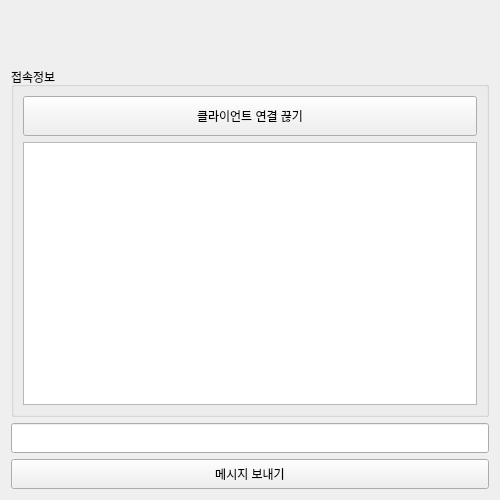
<?xml version="1.0" encoding="UTF-8"?>
<ui version="4.0">
 <class>Widget</class>
 <widget class="QWidget" name="Widget">
  <property name="geometry">
   <rect>
    <x>0</x>
    <y>0</y>
    <width>500</width>
    <height>500</height>
   </rect>
  </property>
  <property name="windowTitle">
   <string>Widget</string>
  </property>
  <layout class="QVBoxLayout" name="verticalLayout">
   <item>
    <layout class="QHBoxLayout" name="horizontalLayout">
     <item>
      <widget class="QLabel" name="labelStatus">
       <property name="text">
        <string/>
       </property>
      </widget>
     </item>
    </layout>
   </item>
   <item>
    <widget class="QGroupBox" name="groupBox_2">
     <property name="sizePolicy">
      <sizepolicy hsizetype="Preferred" vsizetype="Fixed">
       <horstretch>0</horstretch>
       <verstretch>0</verstretch>
      </sizepolicy>
     </property>
     <property name="minimumSize">
      <size>
       <width>0</width>
       <height>350</height>
      </size>
     </property>
     <property name="title">
      <string>접속정보</string>
     </property>
     <layout class="QVBoxLayout" name="verticalLayout_2">
      <item>
       <widget class="QPushButton" name="pushButton_2">
        <property name="minimumSize">
         <size>
          <width>0</width>
          <height>40</height>
         </size>
        </property>
        <property name="text">
         <string>클라이언트 연결 끊기</string>
        </property>
       </widget>
      </item>
      <item>
       <widget class="QTextEdit" name="connMsgEdit"/>
      </item>
     </layout>
    </widget>
   </item>
   <item>
    <widget class="QLineEdit" name="lineEdit">
     <property name="minimumSize">
      <size>
       <width>0</width>
       <height>30</height>
      </size>
     </property>
    </widget>
   </item>
   <item>
    <widget class="QPushButton" name="pushButton">
     <property name="minimumSize">
      <size>
       <width>0</width>
       <height>30</height>
      </size>
     </property>
     <property name="text">
      <string>메시지 보내기</string>
     </property>
    </widget>
   </item>
  </layout>
 </widget>
 <resources/>
 <connections/>
</ui>
